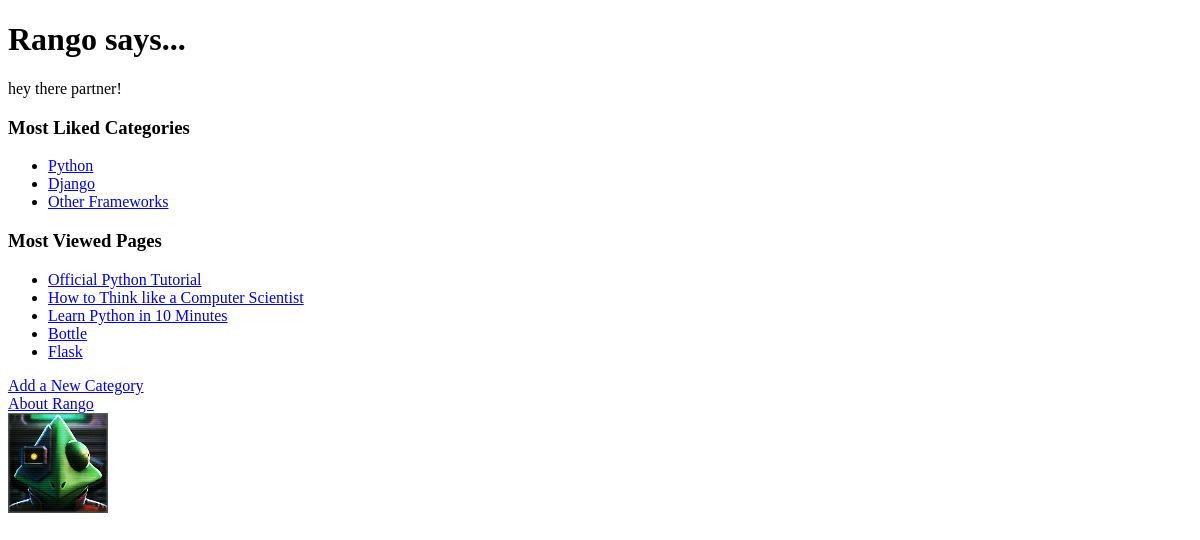
The app's page /, older data.
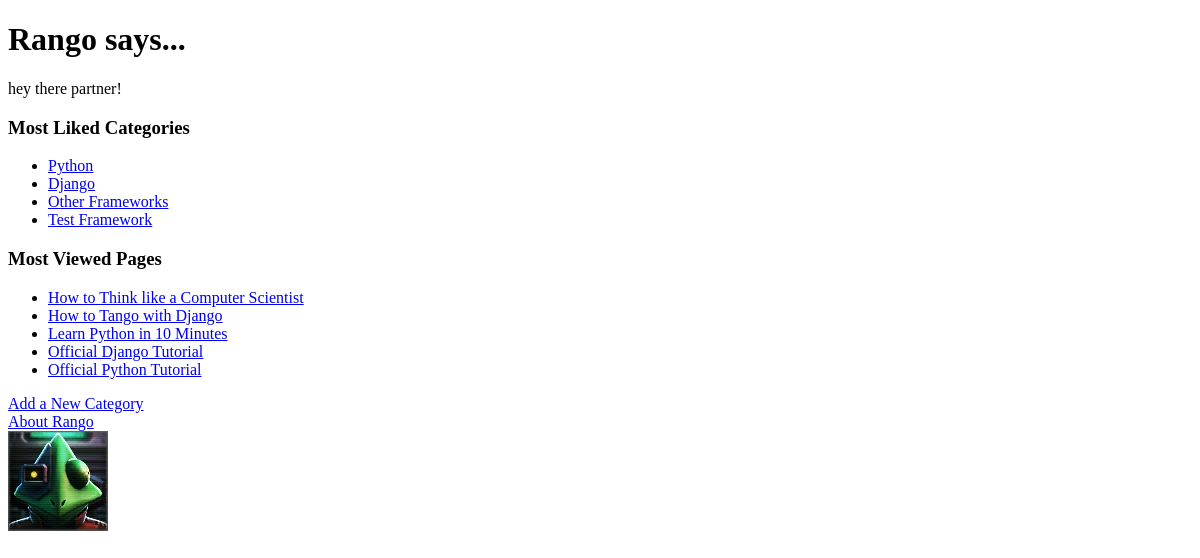
The same page, newer data.
### rango/models.py (models this page shows, shortened)
class Category(models.Model):
    name = models.CharField(max_length=128, unique=True)
    views = models.IntegerField(default=0)
    likes = models.IntegerField(default=0)
    slug = models.SlugField(unique=True)
    class Meta:
        verbose_name_plural = 'Categories'

class Page(models.Model):
    category = models.ForeignKey(Category)
    title = models.CharField(max_length=128)
    url = models.URLField()
    views = models.IntegerField(default=0)

### rango/views.py (the view)
# urls.py: url(r'^$', views.index, name='index'),
def index(request):
    category_list = Category.objects.order_by('-likes')[:5]
    page_list = Page.objects.order_by('-views')[:5]
    context_dict = {'categories': category_list, 'pages': page_list}
    return render(request, 'rango/index.html', context_dict)

### templates/rango/index.html (shortened to what this page needs)
<!DOCTYPE html>
{% load staticfiles %}
<html>
    <head>
    </head>
    <body>
        <h1>Rango says...</h1>
        <div>
            hey there partner!
        </div>
        <div>
        <h3>Most Liked Categories</h3>
        </div>
        <div>
        {% if categories %}
        <ul>
            {% for category in categories %}
            <li>
            <a href="/rango/category/{{ category.slug }}">{{ category.name }}</a>
            </li>
            {% endfor %}
        </ul>
        {% else %}
            <strong>There are no categories present.</strong>
        {% endif %}
        </div>
        <div>
        <h3>Most Viewed Pages</h3>
        </div>
        <div>
        {% if pages %}
        <ul>
            {% for page in pages %}
            <li>
            <a href="{{ page.url }}">{{ page.title }}</a>
            </li>
            {% endfor %}
        </ul>
        {% else %}
            <strong>There are no pages present.</strong>
        {% endif %}
        </div>
        <div>
            <a href="/rango/add_category/">Add a New Category</a><br />
            <a href="/rango/about/">About Rango</a><br />
            <img src="{% static "images/rango.jpg" %}" alt="Picture of Rango" />
        </div>
    </body>
</html>

Row changes from the older to the newer data that the page shows:
no longer on this page (row edited): Page: title "Bottle"
no longer on this page (row edited): Page: title "Flask"
added Category: name "Test Framework"
now on this page (row edited): Page: title "How to Tango with Django"
now on this page (row edited): Page: title "Official Django Tutorial"
changed Page "Official Python Tutorial": moves down the list
